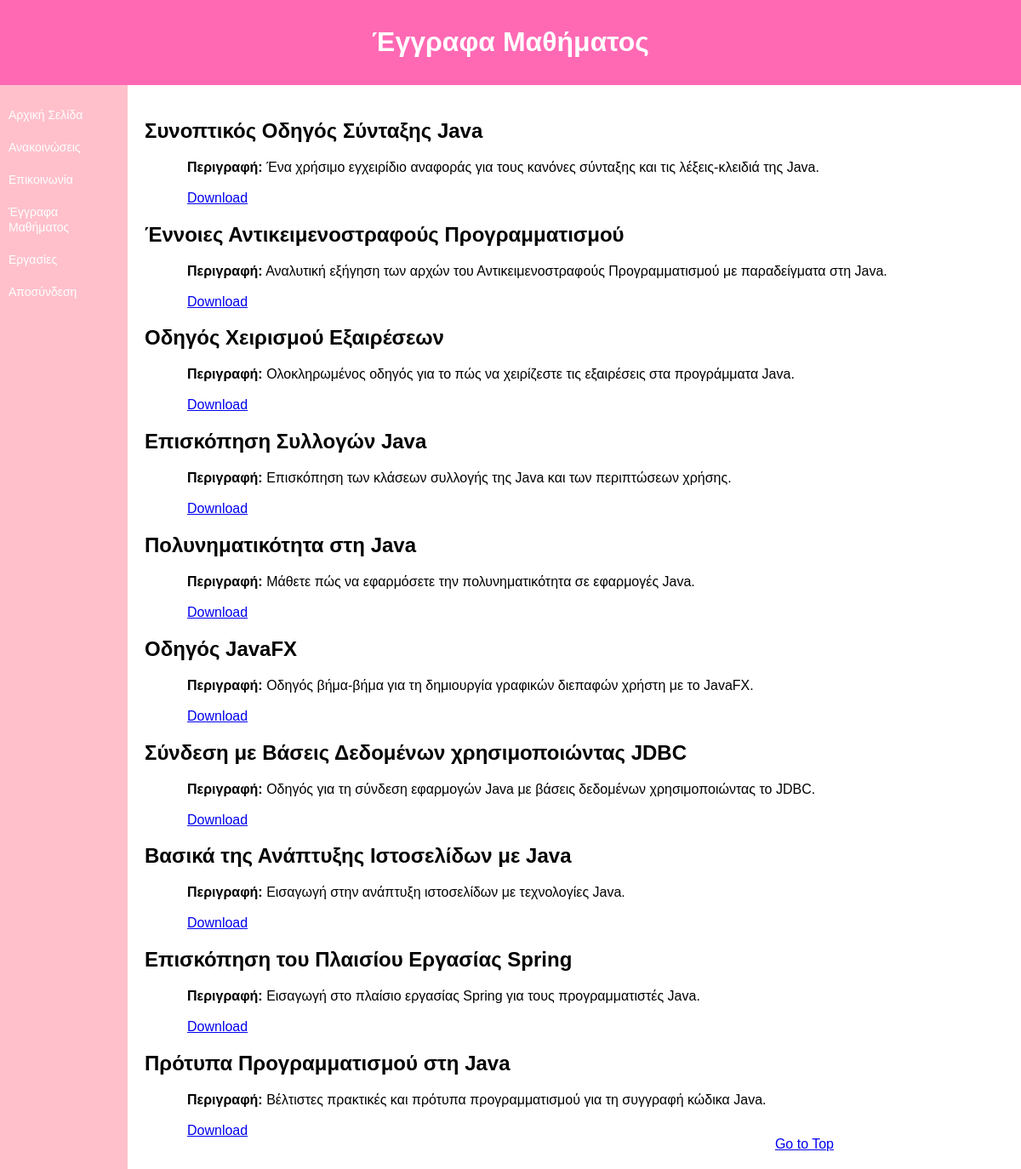
The page /documents.php on the database its author committed.
### tables this page shows
CREATE TABLE course_documents (
    document_id INT PRIMARY KEY AUTO_INCREMENT,
    document_title VARCHAR(100),
    document_description TEXT,
    file_name_position VARCHAR(255)
);

### documents.php (the view, shortened to what this page needs)
<!DOCTYPE html>
<html lang="en">
<head>
    <link rel="stylesheet" href="styles.css">
</head>
<body>
    <header>
        <h1>Έγγραφα Μαθήματος</h1>
    </header>
    <main>
        <nav>
            <ul>
                <li><a href="index.html">Αρχική Σελίδα</a></li>
                <li><a href="announcement.php">Ανακοινώσεις</a></li>
                <li><a href="communication.html">Επικοινωνία</a></li>
                <li><a href="documents.php">Έγγραφα Μαθήματος</a></li>
                <li><a href="homework.php">Εργασίες</a></li>
                <li><a href="login.html">Αποσύνδεση</a></li>
            </ul>
        </nav>
        <div class="content">
            <?php
            $servername = "webpagesdb.it.auth.gr:3306";
			$username = "argyrogt";
			$password = "123456";
			$dbname = "student3907";
            $conn = new mysqli($servername, $username, $password, $dbname);
            $sql = "SELECT * FROM course_documents";
            $result = $conn->query($sql);
            if ($result->num_rows > 0) {
                while ($row = $result->fetch_assoc()) {
                    echo '<div class="announcement">';
                    echo '<h2 class="announcement-title">' . $row['document_title'] . '</h2>';
                    echo '<p class="announcement-info">';
                    echo '<strong>Περιγραφή:</strong> ' . $row['document_description'];
                    echo '<br><br><a href="' . $row['file_name_position'] . '" download>Download</a>';
                    echo '</p></div>';
                }
            } else {
                echo "0 results";
            }
            ?>
        </div>
    </main>
</body>
<a href="#top" style="position: fixed; bottom: 20px; right: 220px;">Go to Top</a>
</html>

### styles.css (style rules this page uses)
body { margin: 0; padding: 0; font-family: Arial, sans-serif; }
header { background-color: #ff69b4; color: #fff; padding: 10px; text-align: center; }
main { display: flex; }
nav { background-color: #ffc0cb; min-height: 100vh; width: 150px; min-width: 150px; }
nav ul { list-style: none; padding: 0; }
nav ul li { padding: 10px; }
nav ul li a { text-decoration: none; color: white; font-size: 14px; }
.content { padding: 20px; }
.announcement-info { padding-left: 50px; }

### rows shown on the page
course_documents: document_title "Συνοπτικός Οδηγός Σύνταξης Java", document_description "Ένα χρήσιμο εγχειρίδιο αναφοράς για τους κανόνες σύνταξης και τις λέξεις-κλειδιά της Java."
course_documents: document_title "Έννοιες Αντικειμενοστραφούς Προγραμματισμού", document_description "Αναλυτική εξήγηση των αρχών του Αντικειμενοστραφούς Προγραμματισμού με παραδείγματα στη Java."
course_documents: document_title "Οδηγός Χειρισμού Εξαιρέσεων", document_description "Ολοκληρωμένος οδηγός για το πώς να χειρίζεστε τις εξαιρέσεις στα προγράμματα Java."
course_documents: document_title "Επισκόπηση Συλλογών Java", document_description "Επισκόπηση των κλάσεων συλλογής της Java και των περιπτώσεων χρήσης."
course_documents: document_title "Πολυνηματικότητα στη Java", document_description "Μάθετε πώς να εφαρμόσετε την πολυνηματικότητα σε εφαρμογές Java."
course_documents: document_title "Οδηγός JavaFX", document_description "Οδηγός βήμα-βήμα για τη δημιουργία γραφικών διεπαφών χρήστη με το JavaFX."
course_documents: document_title "Σύνδεση με Βάσεις Δεδομένων χρησιμοποιώντας JDBC", document_description "Οδηγός για τη σύνδεση εφαρμογών Java με βάσεις δεδομένων χρησιμοποιώντας το JDBC."
course_documents: document_title "Βασικά της Ανάπτυξης Ιστοσελίδων με Java", document_description "Εισαγωγή στην ανάπτυξη ιστοσελίδων με τεχνολογίες Java."
course_documents: document_title "Επισκόπηση του Πλαισίου Εργασίας Spring", document_description "Εισαγωγή στο πλαίσιο εργασίας Spring για τους προγραμματιστές Java."
course_documents: document_title "Πρότυπα Προγραμματισμού στη Java", document_description "Βέλτιστες πρακτικές και πρότυπα προγραμματισμού για τη συγγραφή κώδικα Java."
